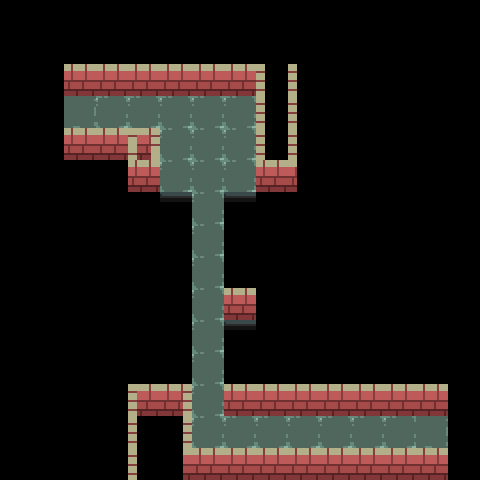

A 2D game scene composited from a Tiled map and its tileset images. What follows is a short description and the map's XML, with every tile layer's data as written:
An orthogonal 15x15 tile map with 32x32 px tiles, 3 tile layers (ground, death, walls) and 4 objects (2x connection, 2x wind).

<map version="1.0" tiledversion="1.1.2" orientation="orthogonal" renderorder="right-down" width="15" height="15" tilewidth="32" tileheight="32" infinite="0" nextobjectid="33">
 <tileset firstgid="1" source="tower-tileset.tsx" />
 <layer name="ground" width="15" height="15">
  <data encoding="csv">
0,0,0,0,0,0,0,0,0,0,0,0,0,0,0,
0,0,0,0,0,0,0,0,0,0,0,0,0,0,0,
0,0,0,0,0,0,0,0,0,0,0,0,0,0,0,
0,0,0,2,2,2,2,2,0,0,0,0,0,0,0,
0,0,0,0,0,2,2,2,0,0,0,0,0,0,0,
0,0,0,0,0,2,2,2,0,0,0,0,0,0,0,
0,0,0,0,0,0,2,0,0,0,0,0,0,0,0,
0,0,0,0,0,0,2,0,0,0,0,0,0,0,0,
0,0,0,0,0,0,2,0,0,0,0,0,0,0,0,
0,0,0,0,0,0,2,2,0,0,0,0,0,0,0,
0,0,0,0,0,0,2,0,0,0,0,0,0,0,0,
0,0,0,0,0,0,2,0,0,0,0,0,0,0,0,
0,0,0,0,0,0,2,0,0,0,0,0,0,0,0,
0,0,0,0,0,0,2,2,2,2,2,2,2,0,0,
0,0,0,0,0,0,0,0,0,0,0,0,0,0,0
</data>
 </layer>
 <layer name="death" width="15" height="15">
  <data encoding="csv">
0,0,0,0,0,0,0,0,0,0,0,0,0,0,0,
0,0,0,0,0,0,0,0,0,0,0,0,0,0,0,
0,0,0,0,0,0,0,0,0,0,0,0,0,0,0,
0,0,0,0,0,0,0,0,0,0,0,0,0,0,0,
0,0,0,0,0,0,0,0,0,0,0,0,0,0,0,
0,0,0,0,0,0,0,0,0,0,0,0,0,0,0,
0,0,0,0,4,3,0,3,4,0,0,0,0,0,0,
0,0,0,0,4,4,0,4,4,0,0,0,0,0,0,
0,0,0,0,4,4,0,4,4,0,0,0,0,0,0,
0,0,0,0,4,4,0,0,4,0,0,0,0,0,0,
0,0,0,0,4,4,0,3,4,0,0,0,0,0,0,
0,0,0,0,4,4,0,4,4,0,0,0,0,0,0,
0,0,0,0,0,0,0,0,0,0,0,0,0,0,0,
0,0,0,0,0,0,0,0,0,0,0,0,0,0,0,
0,0,0,0,0,0,0,0,0,0,0,0,0,0,0
</data>
 </layer>
 <layer name="walls" width="15" height="15">
  <data encoding="csv">
0,0,0,0,0,0,0,0,0,0,0,0,0,0,0,
0,0,0,0,0,0,0,0,0,0,0,0,0,0,0,
0,0,12,12,12,12,12,12,15,15,0,0,0,0,0,
0,0,25,0,0,0,0,0,15,15,0,0,0,0,0,
0,0,12,12,33,0,0,0,15,15,0,0,0,0,0,
0,0,0,0,12,0,0,0,12,21,0,0,0,0,0,
0,0,0,0,0,0,0,0,0,0,0,0,0,0,0,
0,0,0,0,0,0,0,0,0,0,0,0,0,0,0,
0,0,0,0,0,0,0,0,0,0,0,0,0,0,0,
0,0,0,0,0,0,0,12,0,0,0,0,0,0,0,
0,0,0,0,0,0,0,0,0,0,0,0,0,0,0,
0,0,0,0,0,0,0,0,0,0,0,0,0,0,0,
0,0,0,0,22,23,0,12,12,12,12,12,12,12,0,
0,0,0,0,15,14,0,0,0,0,0,0,0,25,0,
0,0,0,0,15,24,12,12,12,12,12,12,12,12,0
</data>
 </layer>
 <objectgroup name="objects">
  <object id="9" name="63" type="connection" x="96" y="96" width="32" height="32">
   <properties>
    <property name="to" value="62" />
   </properties>
  </object>
  <object id="10" name="64" type="connection" x="384" y="416" width="32" height="32">
   <properties>
    <property name="to" value="65" />
   </properties>
  </object>
  <object id="21" type="wind" x="192" y="320" width="32" height="64">
   <properties>
    <property name="dir" value="left" />
   </properties>
  </object>
  <object id="31" type="wind" x="192" y="192" width="32" height="96">
   <properties>
    <property name="dir" value="left" />
   </properties>
  </object>
 </objectgroup>
</map>
